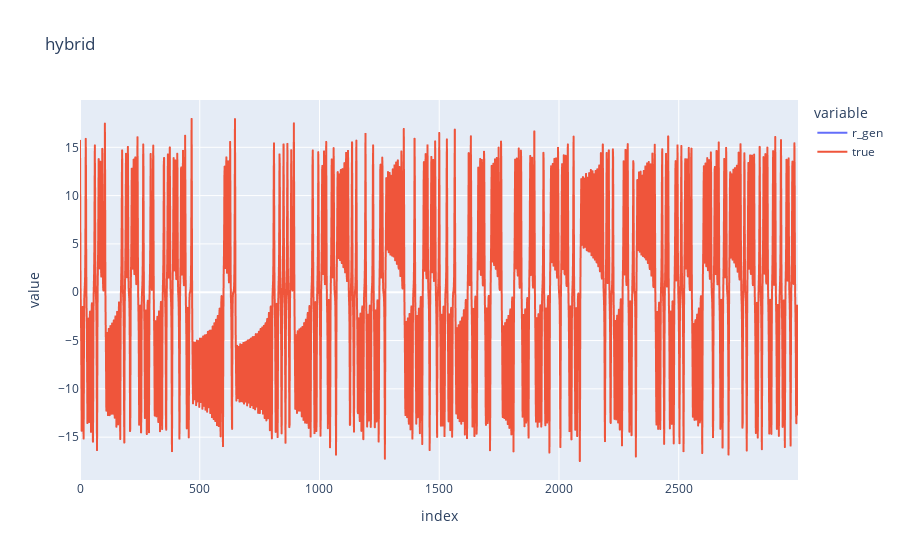

Notebook code for this chart:
### Code cell
data = {"r_gen": hybrid_train_int[3][:, 101:][:, 0], "true": x_train[t_train_sync:][1:, 0]}
fig = plotting.plot_multiple_1d_time_series(data, title=title)
fig.show()

### Figure 1 — Plotly figure (JSON) as saved in the notebook; plotly's stock layout.template omitted (floating-point values rounded to 4 significant figures; data arrays with more than 128 entries replaced by an {"elided": "..."} marker saying what was removed)
{"data": [{"hovertemplate": "variable=r_gen<br>index=%{x}<br>value=%{y}<extra></extra>", "legendgroup": "r_gen", "line": {"color": "#636efa", "dash": "solid"}, "marker": {"symbol": "circle"}, "mode": "lines", "name": "r_gen", "showlegend": true, "type": "scattergl", "x": {"elided": "2999 int values"}, "xaxis": "x", "y": {"elided": "2999 float values"}, "yaxis": "y"}, {"hovertemplate": "variable=true<br>index=%{x}<br>value=%{y}<extra></extra>", "legendgroup": "true", "line": {"color": "#EF553B", "dash": "solid"}, "marker": {"symbol": "circle"}, "mode": "lines", "name": "true", "showlegend": true, "type": "scattergl", "x": {"elided": "2999 int values"}, "xaxis": "x", "y": {"elided": "2999 float values"}, "yaxis": "y"}], "layout": {"legend": {"title": {"text": "variable"}, "tracegroupgap": 0}, "title": {"text": "hybrid"}, "xaxis": {"anchor": "y", "domain": [0.0, 1.0], "title": {"text": "index"}}, "yaxis": {"anchor": "x", "domain": [0.0, 1.0], "title": {"text": "value"}}}}
